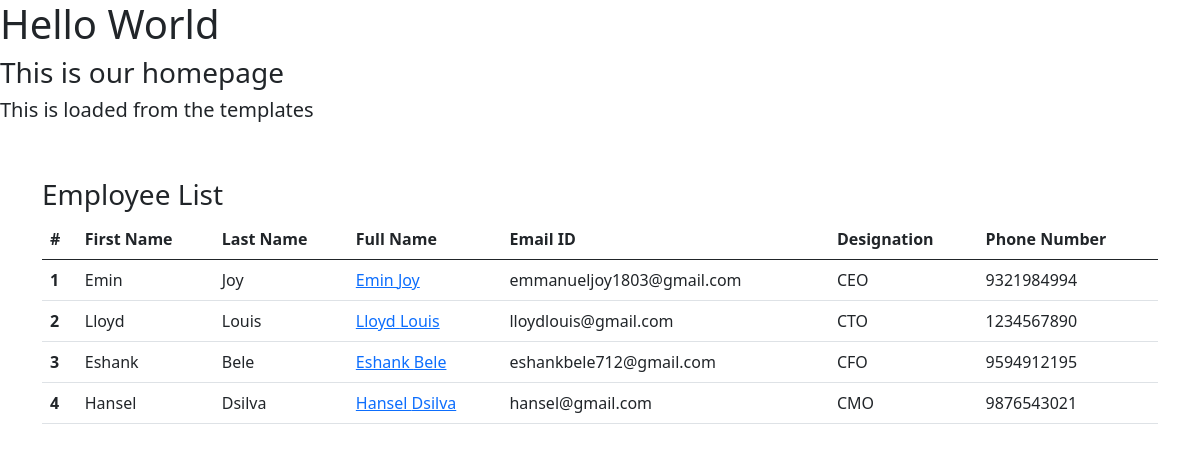
The page / on the database its author committed.
### employee/models.py (models this page shows)
class Employee(models.Model):
    first_name = models.CharField(max_length = 100)
    last_name = models.CharField(max_length = 100)
    photo = models.ImageField(upload_to = 'images') # after MEDIA configuration, this images folder will be formed within "media" folder
    designation = models.CharField(max_length = 100)
    email_address = models.EmailField(max_length = 100, unique = True)
    phone_no = models.CharField(max_length = 12, blank = True)
    created_at = models.DateTimeField(auto_now_add = True)
    updated_at = models.DateTimeField(auto_now = True)
    def __str__(self):
        return self.first_name

### mysite/views.py (the view)
# urls.py: 2. Add a URL to urlpatterns:  path('', views.home, name='home')
def home(request):
    employees = Employee.objects.all()
    context = {
        'employees' : employees,
    }
    return render(request, 'home.html', context)

### templates/home.html (shortened to what this page needs)
{% load static %}
<!DOCTYPE html>
<html lang="en">
<head>
    <link href="https://cdn.jsdelivr.net/npm/bootstrap@5.0.2/dist/css/bootstrap.min.css" rel="stylesheet">
    <link rel="stylesheet" href="{% static 'css/style.css' %}">
</head>
<body>
    <h1>Hello World</h1>
    <h3>This is our homepage</h3>
    <h5>This is loaded from the templates</h5>
    <div class="container pt-5">
        <h3>Employee List</h3>
        <table class="table">
            <thead>
              <tr>
                <th scope="col">#</th>
                <th scope="col">First Name</th>
                <th scope="col">Last Name</th>
                <th scope="col">Full Name</th>
                <th scope="col">Email ID</th>
                <th scope="col">Designation</th>
                <th scope="col">Phone Number</th>
              </tr>
            </thead>
            <tbody>
              {% for emp in employees %}
              <tr>
                <th scope="row">{{forloop.counter}}</th>
                <td>{{emp.first_name}}</td>
                <td>{{emp.last_name}}</td>
                <td><a href="{% url 'employee_details' emp.id %}">{{emp.first_name}} {{emp.last_name}}</a></td>
                <td>{{emp.email_address}}</td>
                <td>{{emp.designation}}</td>
                <td>{{emp.phone_no}}</td>
              </tr>
              {% endfor %}
            </tbody>
          </table>
    </div>
</body>
</html>

### rows shown on the page
Employee: first_name "Emin", last_name "Joy", email_address "emmanueljoy1803@gmail.com", designation "CEO", phone_no "9321984994"
Employee: first_name "Lloyd", last_name "Louis", email_address "lloydlouis@gmail.com", designation "CTO", phone_no "1234567890"
Employee: first_name "Eshank", last_name "Bele", email_address "eshankbele712@gmail.com", designation "CFO", phone_no "9594912195"
Employee: first_name "Hansel", last_name "Dsilva", email_address "hansel@gmail.com", designation "CMO", phone_no "9876543021"
